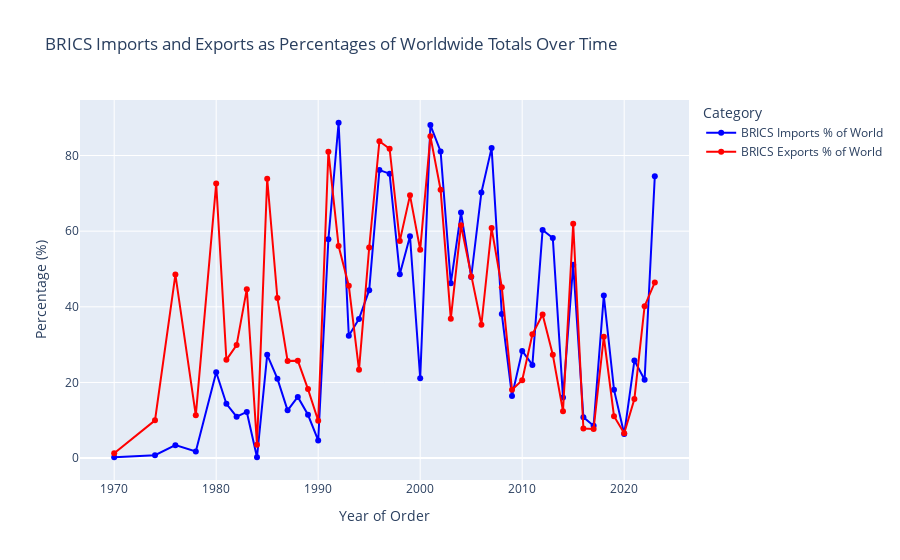

Notebook cell for this chart:
### Code cell
# Group by year and calculate total imports and exports for the world
imports_world = df_brics_imp_from_world.groupby('Year of order')['SIPRI TIV for total order'].sum().reset_index()
exports_world = df_brics_exp_to_world.groupby('Year of order')['SIPRI TIV for total order'].sum().reset_index()

# Group by year and calculate total imports and exports for BRICS
df_brics_imp_from_brics = df_all.query('Recipient in @brics_countries & Supplier in @brics_countries')
df_brics_exp_to_brics = df_all.query('Supplier in @brics_countries & Recipient in @brics_countries')

imports_brics = df_brics_imp_from_brics.groupby('Year of order')['SIPRI TIV for total order'].sum().reset_index()
exports_brics = df_brics_exp_to_brics.groupby('Year of order')['SIPRI TIV for total order'].sum().reset_index()

# Merge the data for percentage calculations
total_imports = imports_world.merge(imports_brics, on='Year of order', suffixes=('_world', '_brics'))
total_exports = exports_world.merge(exports_brics, on='Year of order', suffixes=('_world', '_brics'))

# Calculate percentages
total_imports['BRICS Imports %'] = (total_imports['SIPRI TIV for total order_brics'] / total_imports['SIPRI TIV for total order_world']) * 100
total_exports['BRICS Exports %'] = (total_exports['SIPRI TIV for total order_brics'] / total_exports['SIPRI TIV for total order_world']) * 100

# Create the figure
fig = go.Figure()

# Add traces for imports
fig.add_trace(go.Scatter(
    x=total_imports['Year of order'],
    y=total_imports['BRICS Imports %'],
    mode='lines+markers',
    name='BRICS Imports % of World',
    line=dict(color='blue')
))

# Add traces for exports
fig.add_trace(go.Scatter(
    x=total_exports['Year of order'],
    y=total_exports['BRICS Exports %'],
    mode='lines+markers',
    name='BRICS Exports % of World',
    line=dict(color='red')
))

# Update layout
fig.update_layout(
    title='BRICS Imports and Exports as Percentages of Worldwide Totals Over Time',
    xaxis_title='Year of Order',
    yaxis_title='Percentage (%)',
    legend_title='Category',
    template='plotly'
)

# Show the figure
fig.show()

### Figure 1 — Plotly figure (JSON) as saved in the notebook; plotly's stock layout.template omitted (floating-point values rounded to 4 significant figures)
{"data": [{"line": {"color": "blue"}, "mode": "lines+markers", "name": "BRICS Imports % of World", "type": "scatter", "x": [1970, 1974, 1976, 1978, 1980, 1981, 1982, 1983, 1984, 1985, 1986, 1987, 1988, 1989, 1990, 1991, 1992, 1993, 1994, 1995, 1996, 1997, 1998, 1999, 2000, 2001, 2002, 2003, 2004, 2005, 2006, 2007, 2008, 2009, 2010, 2011, 2012, 2013, 2014, 2015, 2016, 2017, 2018, 2019, 2020, 2021, 2022, 2023], "y": [0.2312, 0.765, 3.431, 1.778, 22.69, 14.36, 10.95, 12.21, 0.241, 27.32, 21.0, 12.63, 16.19, 11.45, 4.669, 57.84, 88.66, 32.36, 36.8, 44.4, 76.15, 75.2, 48.62, 58.65, 21.11, 88.06, 81.09, 46.2, 64.91, 47.88, 70.23, 82.01, 38.12, 16.45, 28.33, 24.63, 60.32, 58.18, 16.05, 51.12, 10.8, 8.534, 42.98, 18.11, 6.36, 25.8, 20.74, 74.51]}, {"line": {"color": "red"}, "mode": "lines+markers", "name": "BRICS Exports % of World", "type": "scatter", "x": [1970, 1974, 1976, 1978, 1980, 1981, 1982, 1983, 1984, 1985, 1986, 1987, 1988, 1989, 1990, 1991, 1992, 1993, 1994, 1995, 1996, 1997, 1998, 1999, 2000, 2001, 2002, 2003, 2004, 2005, 2006, 2007, 2008, 2009, 2010, 2011, 2012, 2013, 2014, 2015, 2016, 2017, 2018, 2019, 2020, 2021, 2022, 2023], "y": [1.285, 9.984, 48.51, 11.31, 72.62, 25.99, 29.89, 44.68, 3.561, 73.86, 42.3, 25.7, 25.77, 18.24, 9.897, 81.02, 56.05, 45.59, 23.34, 55.68, 83.77, 81.8, 57.38, 69.47, 55.1, 85.07, 70.96, 36.83, 61.54, 48.04, 35.26, 60.82, 45.17, 18.08, 20.56, 32.71, 37.95, 27.34, 12.41, 61.95, 7.828, 7.71, 32.09, 11.08, 6.582, 15.64, 40.17, 46.44]}], "layout": {"autosize": true, "legend": {"title": {"text": "Category"}}, "title": {"text": "BRICS Imports and Exports as Percentages of Worldwide Totals Over Time"}, "xaxis": {"autorange": true, "range": [1967.0, 2026.0], "title": {"text": "Year of Order"}, "type": "linear"}, "yaxis": {"autorange": true, "range": [-7.066, 95.96], "title": {"text": "Percentage (%)"}, "type": "linear"}}}
